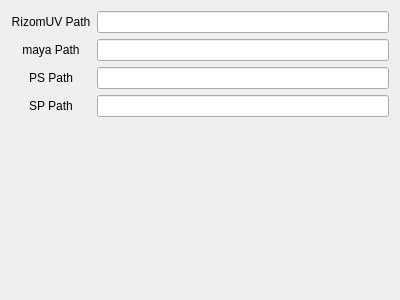
<?xml version="1.0" encoding="UTF-8"?>
<ui version="4.0">
 <class>Ebd_Tools_UE_Seting</class>
 <widget class="QWidget" name="Ebd_Tools_UE_Seting">
  <property name="geometry">
   <rect>
    <x>0</x>
    <y>0</y>
    <width>400</width>
    <height>300</height>
   </rect>
  </property>
  <property name="windowTitle">
   <string>Ebd_Tools_UE_Seting</string>
  </property>
  <layout class="QVBoxLayout" name="verticalLayout">
   <item>
    <layout class="QHBoxLayout" name="horizontalLayout">
     <item>
      <widget class="QLabel" name="label">
       <property name="minimumSize">
        <size>
         <width>80</width>
         <height>0</height>
        </size>
       </property>
       <property name="text">
        <string>RizomUV Path</string>
       </property>
       <property name="alignment">
        <set>Qt::AlignCenter</set>
       </property>
      </widget>
     </item>
     <item>
      <widget class="QLineEdit" name="rizomPath_lineEdit"/>
     </item>
    </layout>
   </item>
   <item>
    <layout class="QHBoxLayout" name="horizontalLayout_2">
     <item alignment="Qt::AlignHCenter">
      <widget class="QLabel" name="label_2">
       <property name="minimumSize">
        <size>
         <width>80</width>
         <height>0</height>
        </size>
       </property>
       <property name="text">
        <string>maya Path</string>
       </property>
       <property name="alignment">
        <set>Qt::AlignCenter</set>
       </property>
      </widget>
     </item>
     <item>
      <widget class="QLineEdit" name="mayaPath_lineEdit"/>
     </item>
    </layout>
   </item>
   <item>
    <layout class="QHBoxLayout" name="horizontalLayout_3">
     <item>
      <widget class="QLabel" name="label_3">
       <property name="minimumSize">
        <size>
         <width>80</width>
         <height>0</height>
        </size>
       </property>
       <property name="text">
        <string>PS Path</string>
       </property>
       <property name="alignment">
        <set>Qt::AlignCenter</set>
       </property>
      </widget>
     </item>
     <item>
      <widget class="QLineEdit" name="photoshopPath_lineEdit"/>
     </item>
    </layout>
   </item>
   <item>
    <layout class="QHBoxLayout" name="horizontalLayout_4">
     <item>
      <widget class="QLabel" name="label_4">
       <property name="minimumSize">
        <size>
         <width>80</width>
         <height>0</height>
        </size>
       </property>
       <property name="text">
        <string>SP Path</string>
       </property>
       <property name="alignment">
        <set>Qt::AlignCenter</set>
       </property>
      </widget>
     </item>
     <item>
      <widget class="QLineEdit" name="SubtancePainterPath_lineEdit"/>
     </item>
    </layout>
   </item>
   <item>
    <spacer name="verticalSpacer">
     <property name="orientation">
      <enum>Qt::Vertical</enum>
     </property>
     <property name="sizeHint" stdset="0">
      <size>
       <width>20</width>
       <height>167</height>
      </size>
     </property>
    </spacer>
   </item>
  </layout>
 </widget>
 <resources/>
 <connections/>
</ui>
